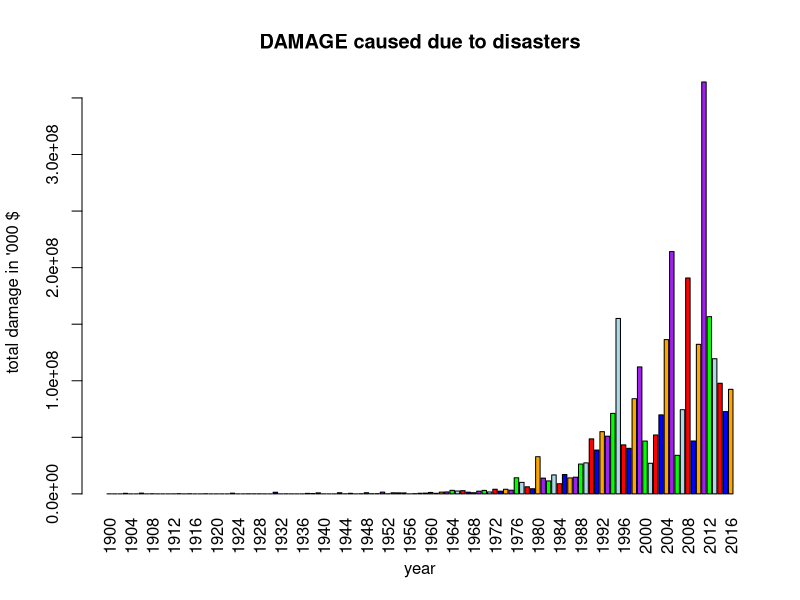

The R script that drew this image:
table<-read.csv("project.csv",stringsAsFactors = FALSE)
total<-c()
for(y in unique(table$year))
{
  count<-0
  
  for(index in grep(y,table$year))
  {
    count<-count+table$Total.damage[index];
  }
  total<-c(total,count);
}
par(las=3)
barplot(height=total,names.arg = unique(table$year),xlab = "year",ylab = "total damage in '000 $ ",main = "DAMAGE caused due to disasters", col = c("red" ,"blue","orange","purple","green","lightblue"))